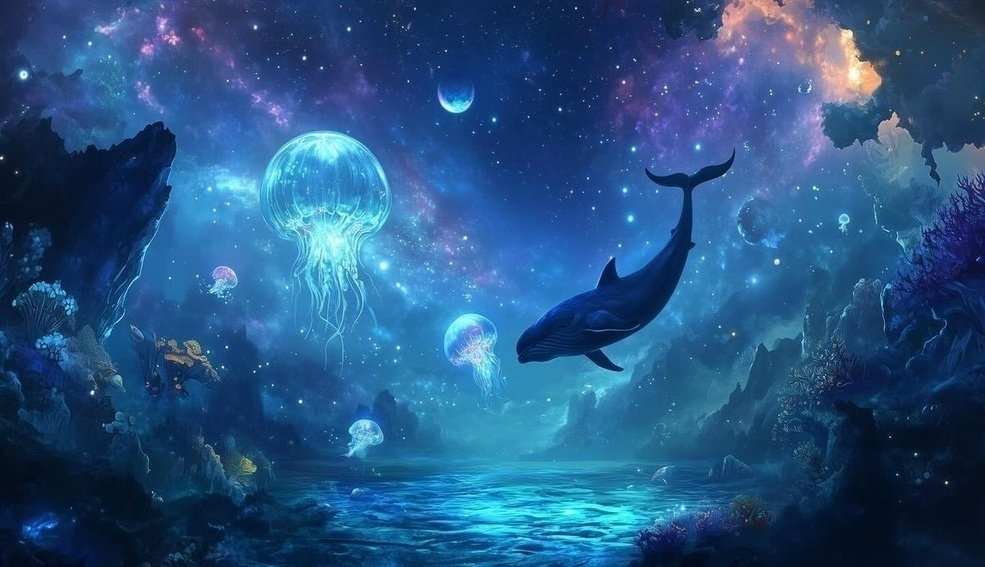
#> input picture OpenCV/L7_HW/alien.jpg, 985 x 567 px
$ python circlecounter.py
#> lines starting #> are read from the running program, lines starting #| are printed output that depends on the picture; after the words box and inside, x2 and y2 are one past the last pixel; in counts of white or black regions, pixels touching at a corner belong together
import cv2
import numpy as np

image = cv2.imread("alien.jpg")
#> image is the input picture: shape (567, 985, 3); mean B, G, R 130, 84.1, 38.6

if image is None:
    print("Image not Found!")
    exit()

gray = cv2.cvtColor(image, cv2.COLOR_BGR2GRAY)
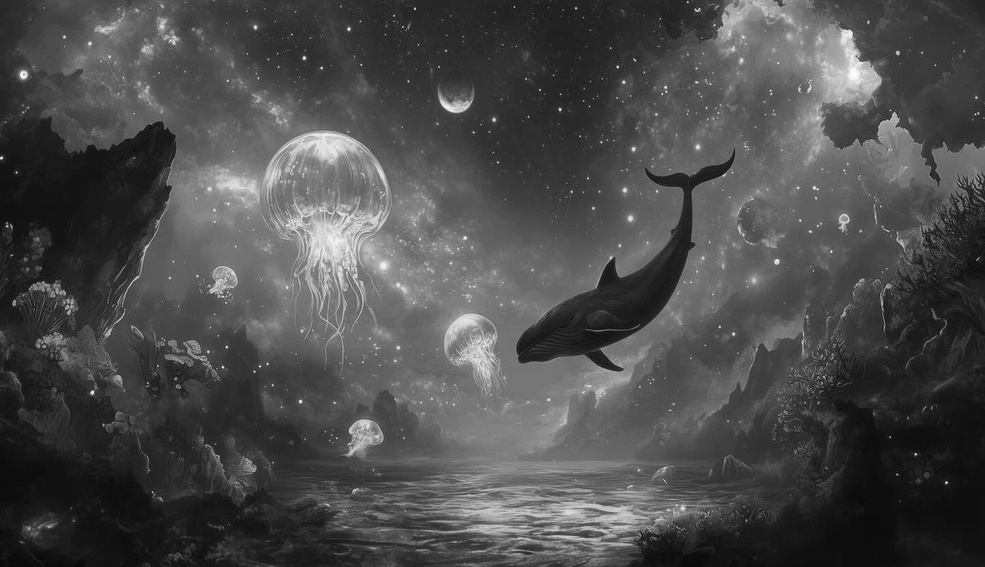
#> gray: shape (567, 985); min 7, max 253, mean 75.7
blur = cv2.GaussianBlur(gray, (9, 9), 2)
circles = cv2.HoughCircles(blur, cv2.HOUGH_GRADIENT, dp=1.2, minDist=40, param1=100, param2=30, minRadius=5, maxRadius=100)
#> circles = [[323.4, 191.4, 61.88], [591, 191.4, 91.16], [574.2, 450.6, 95.36], [473.4, 341.4, 28.76], [455.4, 96.6, 15.8], [223.8, 279, 13.76]]

output = image.copy()
numOfCircles = 0
if circles is not None:
    circles = np.round(circles[0, :]).astype("int")
#> circles = [[323, 191, 62], [591, 191, 91], [574, 451, 95], [473, 341, 29], [455, 97, 16], [224, 279, 14]]
    numOfCircles = len(circles)
#> numOfCircles = 6
    for (x, y, r) in circles:
        cv2.circle(output, (x, y), r, (0, 0, 255), 2)
        cv2.rectangle(output, (x - 2, y - 2), (x + 2, y + 2), (0, 255, 0), 2)
#> this loop made 6 passes
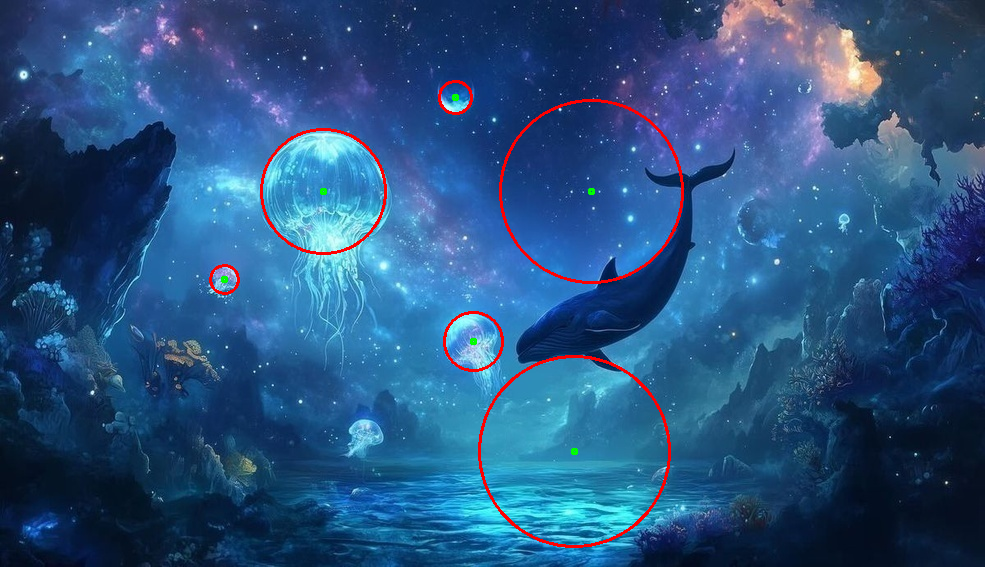
#> output: shape (567, 985, 3); 1.08% of pixels changed, all inside (x1, y1, x2, y2) = (209, 80, 684, 548)

print(numOfCircles)
#| 6

cv2.putText(output, 'Circles Detected:'+str(numOfCircles), (20,40), cv2.FONT_HERSHEY_COMPLEX, 1, (0,255,0), 2)
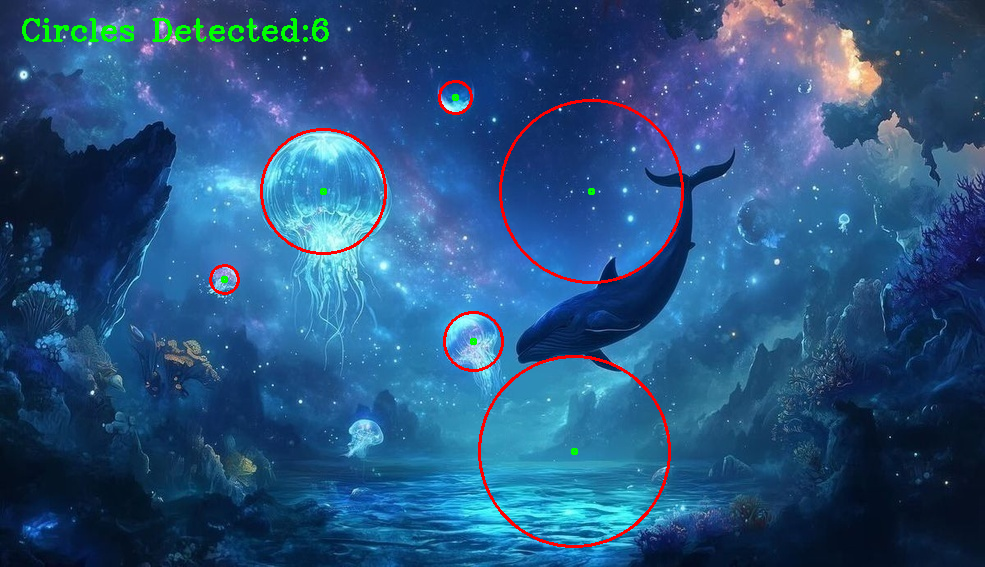
#> output: shape (567, 985, 3); 0.47% of pixels changed, all inside (x1, y1, x2, y2) = (22, 18, 329, 42)
display = cv2.resize(output, (900,600))
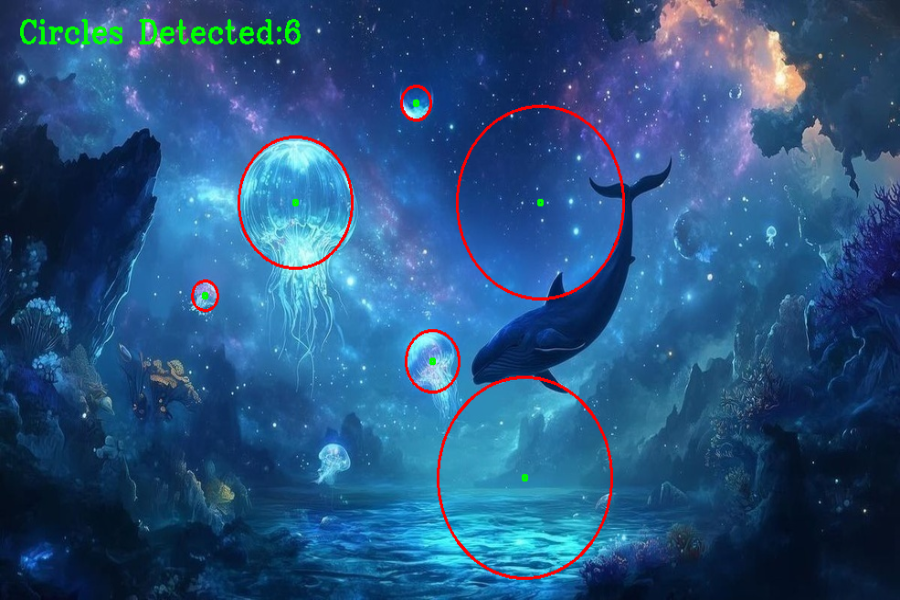
#> display: shape (600, 900, 3); mean B, G, R 127.4, 83.5, 40.2
cv2.imshow('Circle Detection', display)

cv2.waitKey(0)
cv2.destroyAllWindows()
